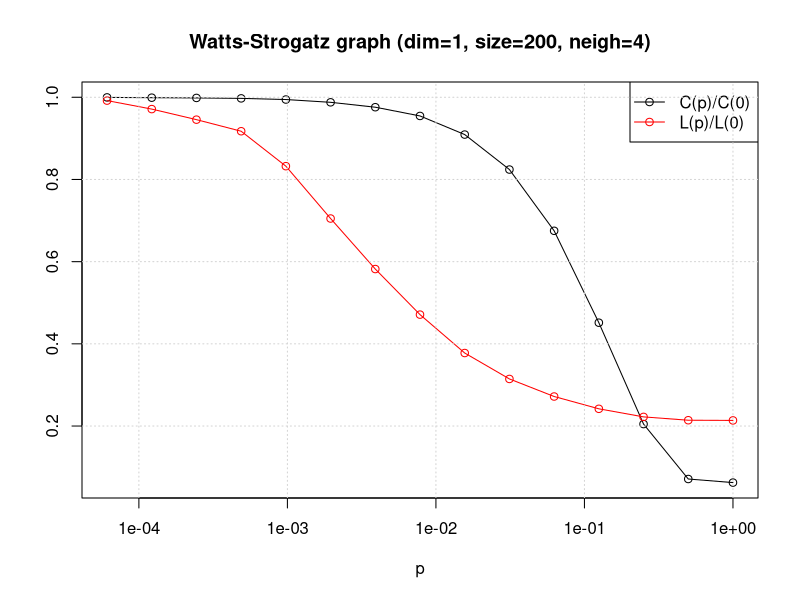

The R script that drew this image:
library(igraph)

# Constants

XN = 15
R = seq(1, XN)
P = 2**-(R-1)
DIM = 1
SIZE = 200
NEI = 4
REP = 100

# Compute mean C0 using samples in C0v. Same for L0.

L0v = rep(0, REP)
C0v = rep(0, REP)

for(n in seq(REP)) {
	g0 = watts.strogatz.game(DIM, SIZE, NEI, 0)
	C0v[n] = transitivity(g0)
	L0v[n] = average.path.length(g0)
}

L0 = mean(L0v)
C0 = mean(C0v)

# Now compute L and C as p changes.

L = rep(0, XN)
C = rep(0, XN)

for(r in R) {
	Lv = rep(0, REP)
	Cv = rep(0, REP)

	# Sample REP times

	for(n in seq(REP)) {
		g = watts.strogatz.game(DIM, SIZE, NEI, P[r])
		Cp = transitivity(g)
		Cv[n] = Cp/C0
		Lp = average.path.length(g)
		Lv[n] = Lp/L0
	}
	C[r] = mean(Cv)
	L[r] = mean(Lv)
}

# Plot as pdf

pdf(file="ws.pdf")

title = sprintf("Watts-Strogatz graph (dim=%d, size=%d, neigh=%d)",
	DIM, SIZE, NEI)

plot(P, C, log='x', 
	type='o', col='black',
	xlab='p', ylab='',
	main=title)

lines(P, L, 
	type='o', col='red')

legend("topright",
	legend = c("C(p)/C(0)", "L(p)/L(0)"),
	col=c('black', 'red'), pch=c(1,1), lty=c(1,1))

grid()
dev.off()
